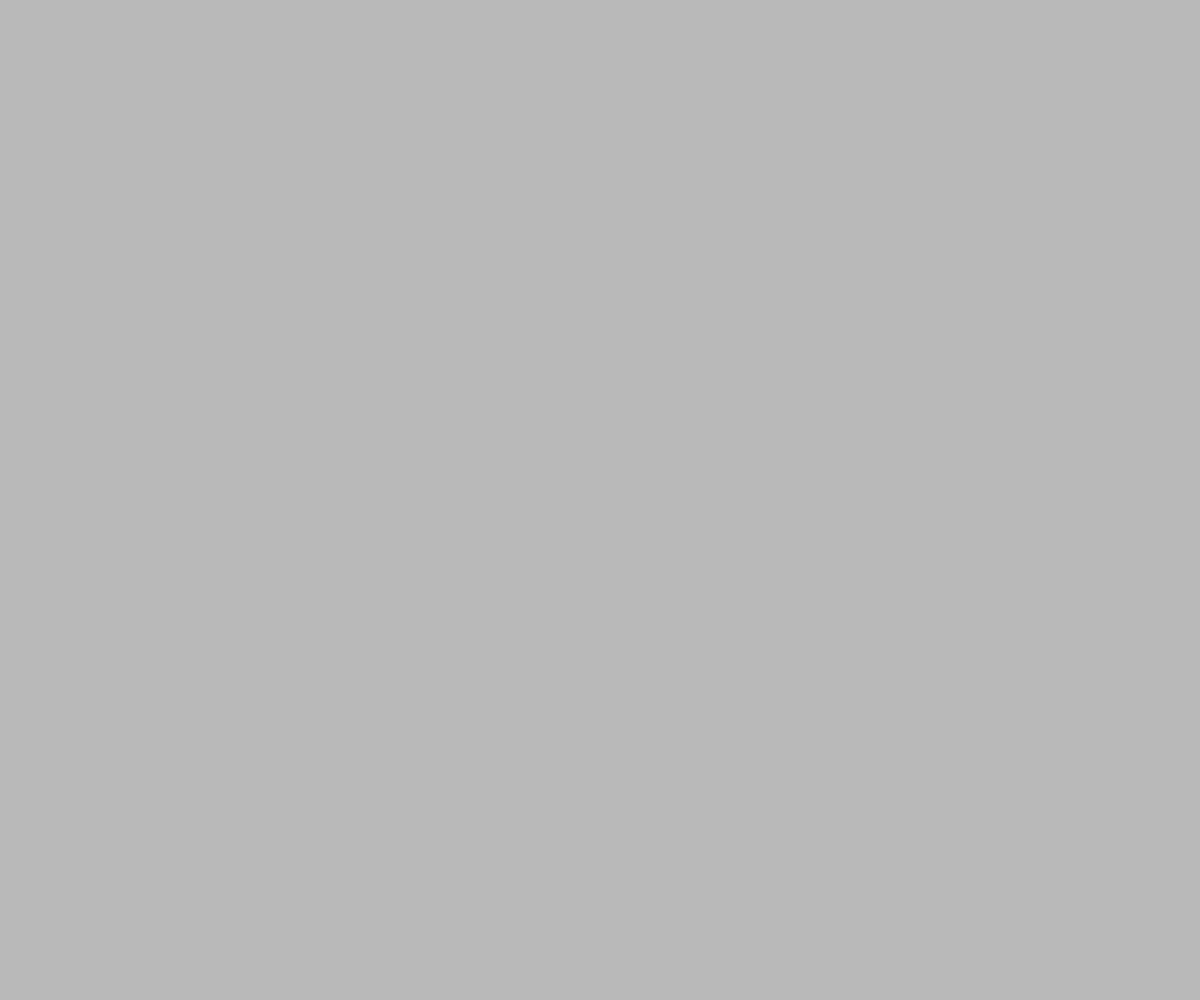
Frame 1 (no input)
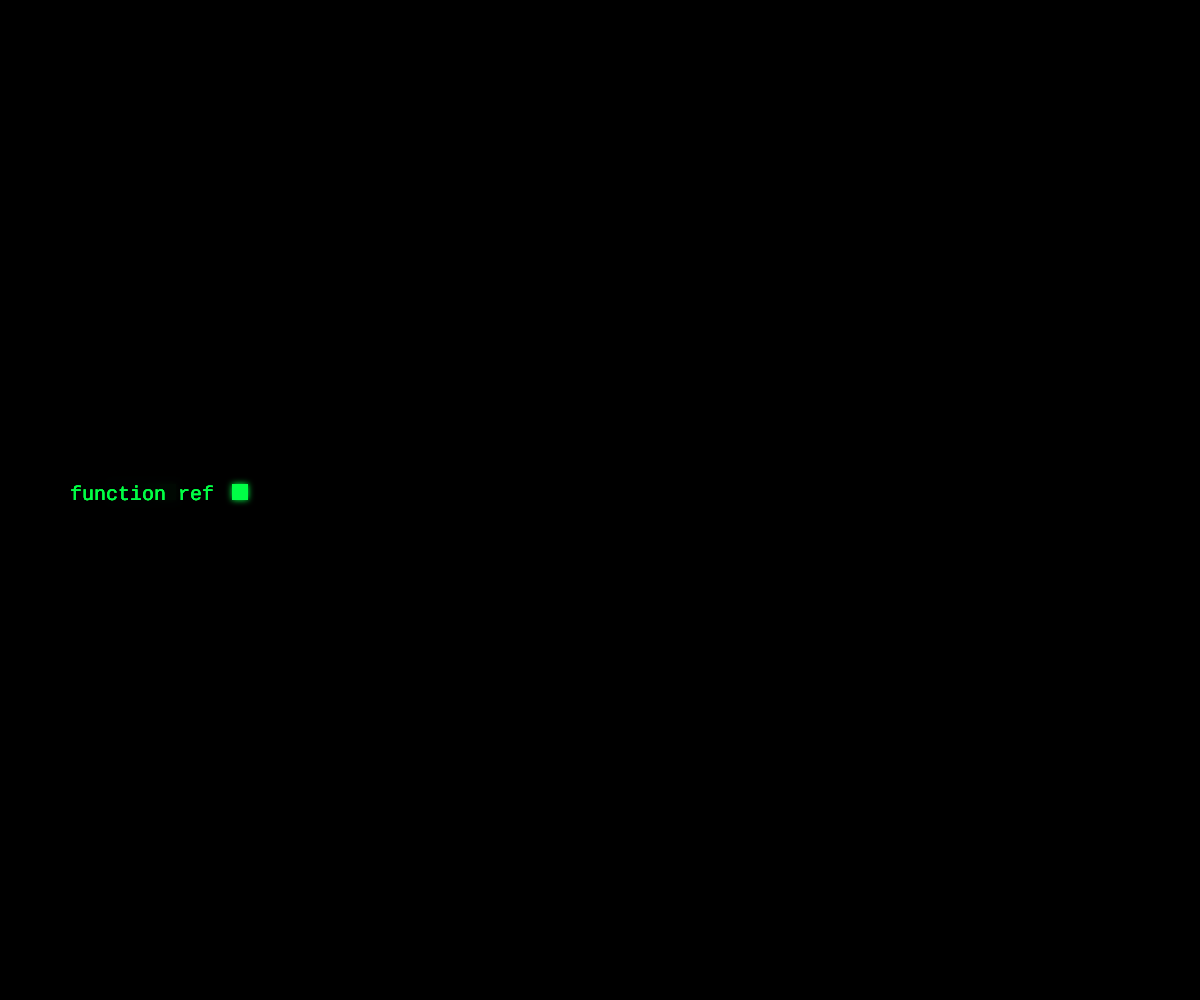
Frame 60 (no input)
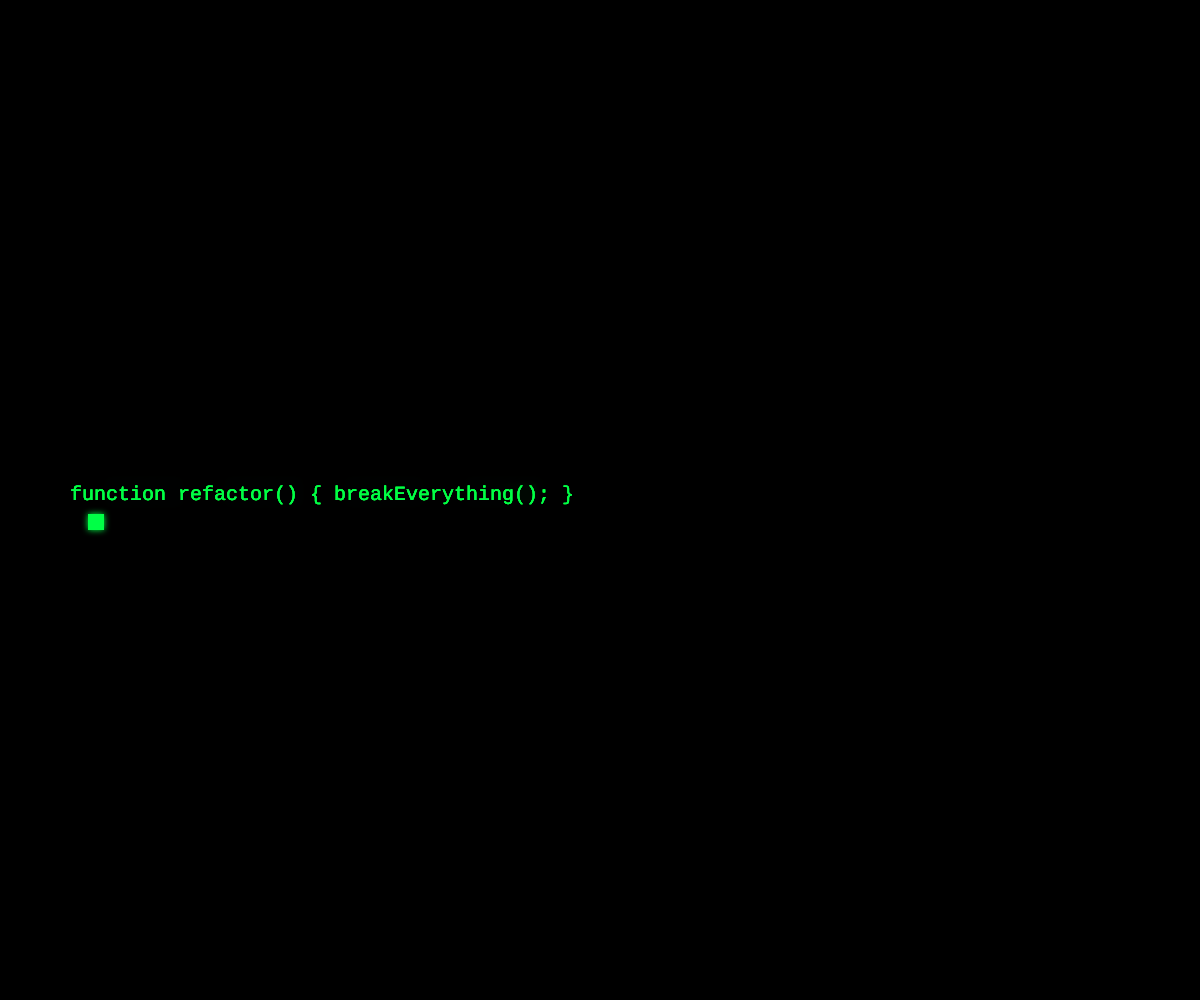
Frame 120 (the mouse pressed at the canvas centre since frame 60)

The p5.js sketch that drew these frames (run headless with seeded random() and noise() and a simulated clock; from frame 60 on, the mouse is pressed at the canvas centre):

// p5.js sketch
// ── sketch.js
let codeLines = [];
let fontSize = 20;
let lineHeight = 30;
let margin = 70;

let scrollSpeed = 35; // frames between new lines
let frameCounter = 0;
let nextY;

// Typing state
let typingSpeed = 1.5; // frames per character
let typingCounter = 0;
let currentSnippet = "";
let currentIndex = 0;
let isTyping = false;

// Cursor
let cursorBlinkSpeed = 10;
let cursorVisible = true;
let cursorCounter = 0;
let cursorSize = 16;

let funSnippets = [
  "do { enjoy(); } while( coding == play || drawing(); );",
  "while(alive) { code(); }",
  "if(coffee) { awake = true; }",
  "for(let i = 0; i < Infinity; i++) { debug(); }",
  "function sleep() { dream(); }",
  "try { hack(); } catch(e) { panic(); }",
  "const happiness = Math.random() > 0.5 ? 'yes' : 'no';",
  "console.log('Keep coding!');",
  "if(deadline) { panic(); }",
  "document.getElementById('life').innerHTML = 'code';",
  "while(!success) { iterate(); }",
  "if(error) { scream(); }",
  "while(bored) { explore(); }",
  "const coffee = getCoffee();",
  "if(nap) { dreamOfCode(); }",
  "console.warn('Too many bugs!');",
  "for(let day = 0; day < 7; day++) { code(); }",
  "try { finishProject(); } catch(e) { startOver(); }",
  "debug(); debug(); debug();",
  "while(!weekend) { survive(); }",
  "const mood = Math.random() > 0.5 ? 'happy' : 'confused';",
  "console.log('Debugging life...');",
  "if(lunch) { eat(); } else { code(); }",
  "for(let bu g= 0; bug < Infinity; bug++) { fix(); }",
  "function procrastinate() { avoidResponsibility(); }",
  "while(true) { code(); sleep(); repeat(); }",	
  "if(brain === null) { reboot(); }",
  "while(!coffee) { complain(); }",
  "const bug = features.pop();",
  "try { understand(); } catch(e) { google(); }",
  "for(let i = 0; i < deadline; i++) { panic++; }",
  "console.error('Reality not found');",
  "function refactor() { breakEverything(); }",
  "if(commit) { pray(); }",
  "while(stackOverflow) { copyPaste(); }",
  "return nap || coffee;",
  "   <(• . • )>",
  "     (•ㅅ•)",
  "     (‾◡◝)",
  "    O(∩_∩)O",
  "      =.=",
  "     (▀̿Ĺ̯▀̿ ̿)",
  "  (￣o￣) . z Z",
  "   (⊙ _ ⊙ )",
  "    ₍^. .^₎Ⳋ",
  "   (づ ᴗ _ᴗ)づ♡"
];

function setup() {
  createCanvas(windowWidth, windowHeight);
  textFont("monospace");
  textSize(fontSize);
  frameRate(60);

  nextY = height / 2;
}

function draw() {
  background(0, 70);

  // Draw all lines
  for (let line of codeLines) {
    drawGlowingText(line.text, line.x, line.y);
  }

  // Cursor blink logic
  cursorCounter++;
  if (cursorCounter >= cursorBlinkSpeed) {
    cursorCounter = 0;
    cursorVisible = !cursorVisible;
  }

  // Start typing a new line after a pause
  frameCounter++;
  if (frameCounter >= scrollSpeed && !isTyping) {
    frameCounter = 0;
    startTyping();
  }

  // Type characters
  if (isTyping) {
    typeCharacter();
  }

  // Draw cursor
  if (cursorVisible && codeLines.length > 0) {
    drawCursor();
  }
}

// -------------------------
// Typing control
// -------------------------
function startTyping() {
  currentSnippet = random(funSnippets);
  currentIndex = 0;
  isTyping = true;

  codeLines.push({
    text: "",
    x: margin,
    y: nextY
  });
}

function typeCharacter() {
  typingCounter++;
  if (typingCounter < typingSpeed) return;
  typingCounter = 0;

  let currentLine = codeLines[codeLines.length - 1];
  currentLine.text += currentSnippet[currentIndex];
  currentIndex++;

  if (currentIndex >= currentSnippet.length) {
    isTyping = false;
    nextY += lineHeight;
    handleScroll();
  }
}

// -------------------------
// Scrolling logic
// -------------------------
function handleScroll() {
  if (nextY + lineHeight > height - margin) {
    for (let line of codeLines) {
      line.y -= lineHeight;
    }
    nextY -= lineHeight;
  }

  codeLines = codeLines.filter(
    line => line.y > margin - lineHeight
  );
}

// -------------------------
// Cursor
// -------------------------
function drawCursor() {
  let lastLine = codeLines[codeLines.length - 1];
  let cursorX = lastLine.x + textWidth(lastLine.text) + 6;
  let cursorY = lastLine.y - fontSize + 4;

  drawingContext.shadowBlur = 6;
  drawingContext.shadowColor = color(0, 255, 70);

  noStroke();
  fill(0, 255, 70);
  rect(cursorX, cursorY, cursorSize, cursorSize);

  drawingContext.shadowBlur = 0;
}

// -------------------------
// Glowing text
// -------------------------
function drawGlowingText(txt, x, y) {
  for (let i = 4; i > 0; i--) {
    fill(0, 255, 70, 40 * i);
    text(txt, x, y);
  }
  fill(0, 255, 70);
  text(txt, x, y);
}

function windowResized() {
  resizeCanvas(windowWidth, windowHeight);

  // Clear all previous lines
  codeLines = [];

  // Reset typing state
  isTyping = false;
  currentSnippet = "";
  currentIndex = 0;
  typingCounter = 0;
  frameCounter = 0;

  // Reset cursor
  cursorCounter = 0;
  cursorVisible = true;

  // Reset starting position
  nextY = height / 2;
}
